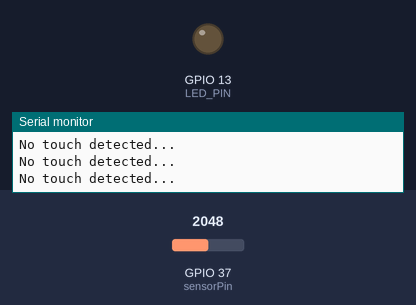
This program was run on a simulated ESP32. Parts: output pins drawn as LEDs (lit = HIGH), the last lines printed to the serial monitor. The inputs (shaded band) are chosen by the test bench; at power-on: GPIO 37 (sensorPin) = 2048.

Above: at 1.2 s.
1.3 s: GPIO 37 (sensorPin) set to 4095
At 1.9 s:
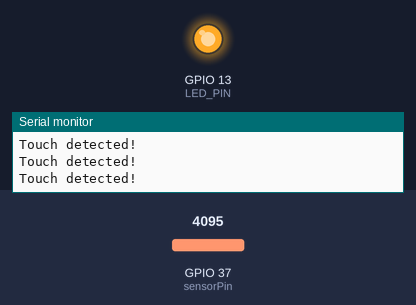
2.8 s: GPIO 37 (sensorPin) set to 3603
At 3.2 s:
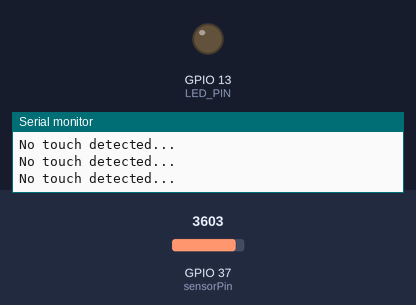
Timing chart, 0 to 5.8 s (numbered marks = the images above; inputs shaded):
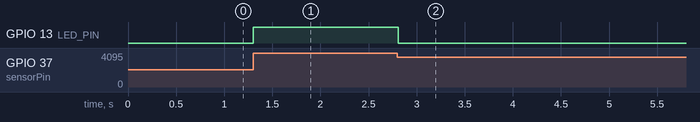

Measured:
- after the input at 1.3 s, GPIO 13 (LED_PIN): LOW → HIGH at once
- after the input at 2.8 s, GPIO 13 (LED_PIN): HIGH → LOW at once

The program:

main.cpp
```cpp
/* #include <Arduino.h>

// put function declarations here:
int myFunction(int, int);

void setup() {
  // put your setup code here, to run once:
  int result = myFunction(2, 3);
}

void loop() {
  // put your main code here, to run repeatedly:
}

// put function definitions here:
int myFunction(int x, int y) {
  return x + y;
} */
```

potentiometer.cpp
```cpp
/* #include <Arduino.h>

//EAG168 Assigned my potentiometer to pin A1, matching my esp32
const int sensorPin = A1;

void setup() {
  Serial.begin(115200);
}

void loop() {
  //EAG168 added an analog read of the sensor pin to read and print the potentiometer value
  Serial.println(analogRead(sensorPin));
  delay(50);
} */
```

touch.cpp
```cpp
#include <Arduino.h>

//EAG168 Assigned my touch sensor to pin A1, matching my esp32
const int sensorPin = A1;
//EAG168 assigned my built in LED to be a writeable pin
#define LED_PIN 13

void setup() {
    //EAG168 set up the LED as an output pin
    pinMode(LED_PIN, OUTPUT);
    Serial.begin(115200);
}

void loop() {

    //EAG168 created a variable to read and store the sensor reading from the touch
    int touchValue = analogRead(sensorPin);

    //EAG168 added an if statement to print out and turn the builtin LED on if a touch was detected
    if (touchValue == 4095)
    {
        Serial.println("Touch detected!");
        //EAG168 turn on the LED if a touch is detected
        digitalWrite(LED_PIN, HIGH);
    }
    else
    {
        Serial.println("No touch detected...");
        //EAG168 turn off the LED if a touch is not detected
        digitalWrite(LED_PIN, LOW);
    }

    //EAG168 changed the delay to 100, so it checks for a touch every tenth of a second
    delay(100);
}
```

voltage.cpp
```cpp
/* #include <Arduino.h>

// function prototype
int voltage(float analogvalue);

//EAG168 assign the potentiometer to pin A1
const int sensorPin = A1;

void setup() {
    Serial.begin(115200);
}

void loop() {
    //EAG168 Read the potentiometer value into the variable sensorValue
    int sensorValue = analogRead(sensorPin);

    //EAG168 convert the potentiometer reading to a voltage by multiplying by
    // the VCC value and dividing by the maxium reading
    float sensorVoltage = (sensorValue * 3.3)/4095;

    //EAG168 Changed the println to print out the new sensorVoltage variable
    Serial.println(sensorVoltage);
    //EAG168 added the delay so each reading happens every quarter second
    delay(250);
}

// function to calculate output voltage
int voltage(float analogvalue){
    int voltage;
    //analogRead(sensorPin); gives us 0-4095 values
    //use the formula (Analog value*Reference voltage) / (Sensor Resolution) to calculate the output voltage
    return voltage;
} */
```
